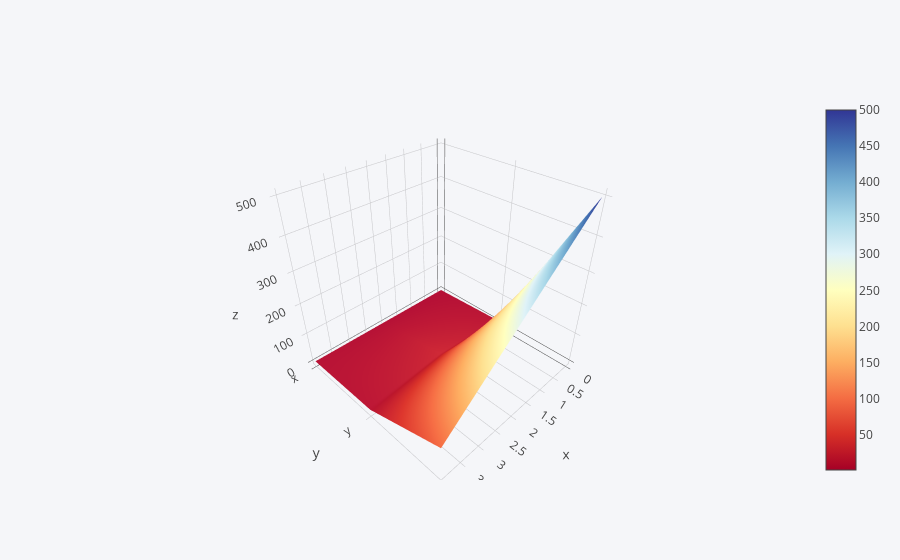

Write notebook code for a chart like this one.
### Code cell
df3.iplot(kind='surface',colorscale='rdylbu')

### Figure 1 — Plotly figure (JSON) as saved in the notebook; plotly's stock layout.template omitted (floating-point values rounded to 4 significant figures)
{"data": [{"colorscale": [[0, "rgb(165,0,38)"], [0.1, "rgb(215,48,39)"], [0.2, "rgb(244,109,67)"], [0.3, "rgb(253,174,97)"], [0.4, "rgb(254,224,144)"], [0.5, "rgb(255,255,191)"], [0.6, "rgb(224,243,248)"], [0.7, "rgb(171,217,233)"], [0.8, "rgb(116,173,209)"], [0.9, "rgb(69,117,180)"], [1, "rgb(49,54,149)"]], "type": "surface", "uid": "6f6aa0ee-0d25-41fa-a092-d30967f496d3", "x": [0, 1, 2, 3, 4], "y": ["x", "y", "z"], "z": [[1, 2, 3, 4, 5], [10, 20, 30, 20, 10], [500, 400, 300, 200, 100]]}], "layout": {"legend": {"bgcolor": "#F5F6F9", "font": {"color": "#4D5663"}}, "paper_bgcolor": "#F5F6F9", "plot_bgcolor": "#F5F6F9", "title": {"font": {"color": "#4D5663"}}, "xaxis": {"gridcolor": "#E1E5ED", "showgrid": true, "tickfont": {"color": "#4D5663"}, "title": {"font": {"color": "#4D5663"}, "text": ""}, "zerolinecolor": "#E1E5ED"}, "yaxis": {"gridcolor": "#E1E5ED", "showgrid": true, "tickfont": {"color": "#4D5663"}, "title": {"font": {"color": "#4D5663"}, "text": ""}, "zerolinecolor": "#E1E5ED"}}}
